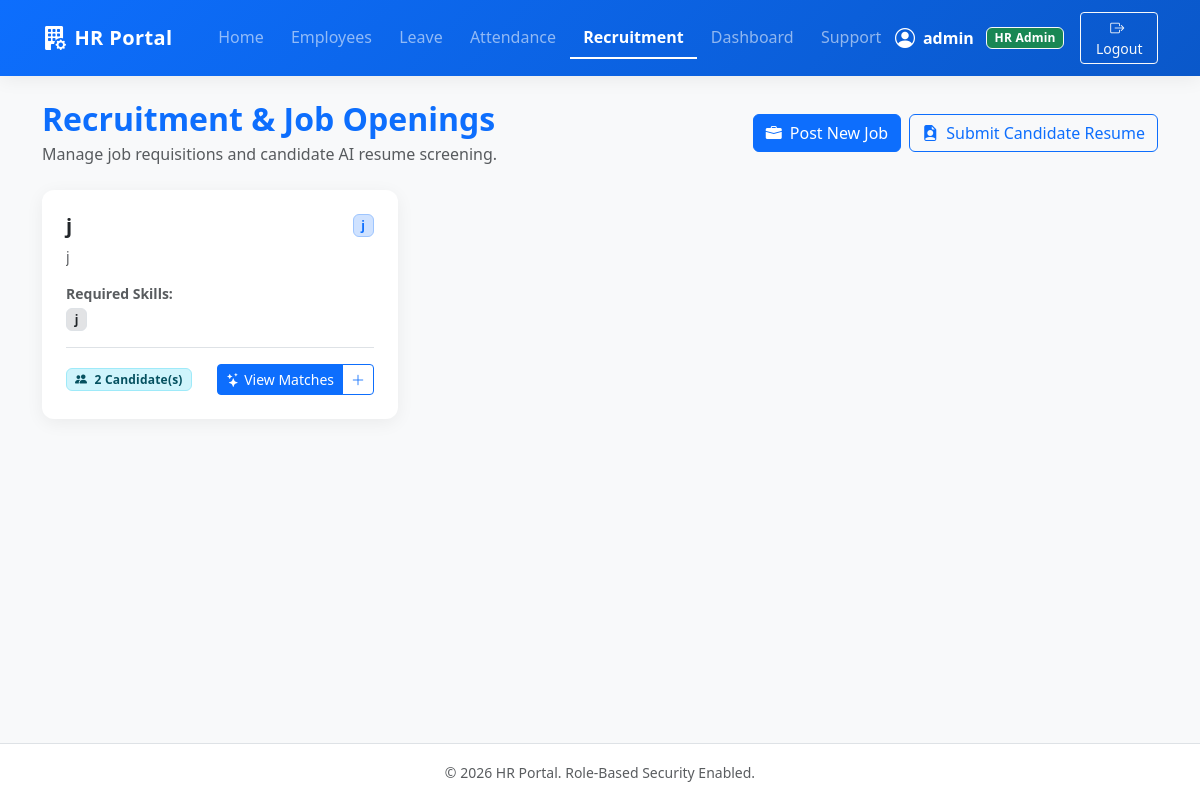
/recruitment (signed in), run on the app's committed database.
### models/user.py (models this page shows, shortened)
class User(UserMixin, db.Model):
    __tablename__ = 'users'
    id = db.Column(db.Integer, primary_key=True)
    username = db.Column(db.String(80), unique=True, nullable=False)
    email = db.Column(db.String(120), unique=True, nullable=False)
    password_hash = db.Column(db.String(255), nullable=False)
    role = db.Column(db.String(20), nullable=False, default='employee')  # 'hr' or 'employee'
    employee_id = db.Column(db.Integer, db.ForeignKey('employees.id'), nullable=True)

### models/job_posting.py (models this page shows, shortened)
class JobPosting(db.Model):
    __tablename__ = 'job_postings'
    id = db.Column(db.Integer, primary_key=True)
    title = db.Column(db.String(100), nullable=False)
    department = db.Column(db.String(80), nullable=True)
    required_skills = db.Column(db.String(255), nullable=True)  # e.g., "Python, Flask, SQL, HTML"
    description = db.Column(db.Text, nullable=False)
    candidates = db.relationship('Candidate', backref='job_posting', lazy=True, cascade='all, delete-orphan')
    @property
    def skills_list(self):
        if self.required_skills:
            return [skill.strip() for skill in self.required_skills.split(',') if skill.strip()]
        return []

### app.py (the view)
    @app.route('/recruitment')
    @hr_required
    def list_jobs():
        jobs = JobPosting.query.order_by(JobPosting.id.desc()).all()
        return render_template('recruitment/jobs.html', jobs=jobs)

### templates/recruitment/jobs.html (shortened to what this page needs)
{% extends "base.html" %}
{% block content %}
<div class="d-flex justify-content-between align-items-center mb-4">
    <div>
        <h2 class="fw-bold text-primary mb-1">Recruitment & Job Openings</h2>
        <p class="text-muted mb-0">Manage job requisitions and candidate AI resume screening.</p>
    </div>
    <div class="d-flex gap-2">
        <a href="{{ url_for('add_job') }}" class="btn btn-primary d-flex align-items-center gap-2">
            <i class="bi bi-briefcase-fill"></i>
            <span>Post New Job</span>
        </a>
        <a href="{{ url_for('add_candidate') }}" class="btn btn-outline-primary d-flex align-items-center gap-2">
            <i class="bi bi-file-earmark-person-fill"></i>
            <span>Submit Candidate Resume</span>
        </a>
    </div>
</div>
{% if jobs %}
<div class="row g-4">
    {% for job in jobs %}
    <div class="col-md-6 col-lg-4">
        <div class="card h-100 border-0 shadow-sm">
            <div class="card-body p-4 d-flex flex-column">
                <div class="d-flex justify-content-between align-items-start mb-2">
                    <h5 class="fw-bold text-dark mb-0">{{ job.title }}</h5>
                    <span class="badge bg-primary-subtle text-primary border border-primary-subtle">
                        {{ job.department or 'General' }}
                    </span>
                </div>
                <div class="text-muted small mb-3 text-truncate-2" style="max-height: 48px; overflow: hidden;">
                    {{ job.description }}
                </div>
                <div class="mb-3">
                    <small class="fw-semibold text-muted d-block mb-1">Required Skills:</small>
                    {% if job.skills_list %}
                        <div class="d-flex flex-wrap gap-1">
                            {% for skill in job.skills_list %}
                                <span class="badge bg-secondary-subtle text-dark border small">{{ skill }}</span>
                            {% endfor %}
                        </div>
                    {% else %}
                        <span class="text-muted small">No specific skills listed</span>
                    {% endif %}
                </div>
                <div class="mt-auto border-top pt-3 d-flex justify-content-between align-items-center">
                    <span class="badge bg-info-subtle text-info-emphasis border border-info-subtle px-2 py-1">
                        <i class="bi bi-people-fill me-1"></i> {{ job.candidates | length }} Candidate(s)
                    </span>
                    <div class="btn-group btn-group-sm">
                        <a href="{{ url_for('job_matches', id=job.id) }}" class="btn btn-primary d-flex align-items-center gap-1" title="View AI Candidate Matches">
                            <i class="bi bi-stars"></i> View Matches
                        </a>
                        <a href="{{ url_for('add_candidate', job_id=job.id) }}" class="btn btn-outline-primary" title="Add Candidate">
                            <i class="bi bi-plus-lg"></i>
                        </a>
                    </div>
                </div>
            </div>
        </div>
    </div>
    {% endfor %}
</div>
{% endif %}
{% endblock %}

### templates/base.html (shortened to what this page needs)
<!DOCTYPE html>
<html lang="en">
<head>
    <link href="https://cdn.jsdelivr.net/npm/bootstrap@5.3.3/dist/css/bootstrap.min.css" rel="stylesheet">
    <link href="https://cdn.jsdelivr.net/npm/bootstrap-icons@1.11.3/font/bootstrap-icons.min.css" rel="stylesheet">
    <link rel="stylesheet" href="{{ url_for('static', filename='css/style.css') }}">
</head>
<body>
    <nav class="navbar navbar-expand-lg navbar-dark bg-primary shadow-sm">
        <div class="container">
            <a class="navbar-brand d-flex align-items-center gap-2" href="{{ url_for('index') }}">
                <i class="bi bi-building-fill-gear fs-4"></i>
                <span>HR Portal</span>
            </a>
            <div class="collapse navbar-collapse" id="navbarNav">
                <ul class="navbar-nav me-auto ms-lg-3">
                    {% if current_user.is_authenticated %}
                        <li class="nav-item">
                            <a class="nav-link {% if request.endpoint == 'index' %}active{% endif %}" href="{{ url_for('index') }}">Home</a>
                        </li>
                        {% if current_user.role == 'hr' %}
                            <li class="nav-item">
                                <a class="nav-link {% if request.endpoint in ['list_employees', 'add_employee', 'edit_employee'] %}active{% endif %}" href="{{ url_for('list_employees') }}">Employees</a>
                            </li>
                            <li class="nav-item">
                                <a class="nav-link {% if request.endpoint in ['list_leaves', 'apply_leave'] %}active{% endif %}" href="{{ url_for('list_leaves') }}">Leave</a>
                            </li>
                            <li class="nav-item">
                                <a class="nav-link {% if request.endpoint in ['list_attendance', 'mark_attendance'] %}active{% endif %}" href="{{ url_for('list_attendance') }}">Attendance</a>
                            </li>
                            <li class="nav-item">
                                <a class="nav-link {% if request.endpoint in ['list_jobs', 'add_job', 'job_details', 'add_candidate', 'job_matches'] %}active{% endif %}" href="{{ url_for('list_jobs') }}">Recruitment</a>
                            </li>
                            <li class="nav-item">
                                <a class="nav-link {% if request.endpoint == 'dashboard' %}active{% endif %}" href="{{ url_for('dashboard') }}">Dashboard</a>
                            </li>
                            <li class="nav-item">
                                <a class="nav-link {% if request.endpoint in ['list_tickets', 'create_ticket'] %}active{% endif %}" href="{{ url_for('list_tickets') }}">Support</a>
                            </li>
                        {% endif %}
                    {% endif %}
                </ul>
                <ul class="navbar-nav ms-auto align-items-center gap-2">
                    {% if current_user.is_authenticated %}
                        <li class="nav-item d-flex align-items-center gap-2 text-white">
                            <i class="bi bi-person-circle fs-5"></i>
                            <span class="fw-bold me-1">{{ current_user.username }}</span>
                            {% if current_user.role == 'hr' %}
                                <span class="badge bg-success text-white border border-light">HR Admin</span>
                            {% else %}
                                <span class="badge bg-warning text-dark border border-light">Employee</span>
                            {% endif %}
                        </li>
                        <li class="nav-item">
                            <a href="{{ url_for('logout') }}" class="btn btn-outline-light btn-sm ms-2">
                                <i class="bi bi-box-arrow-right me-1"></i> Logout
                            </a>
                        </li>
                    {% else %}
                        <li class="nav-item">
                            <a href="{{ url_for('login') }}" class="btn btn-light btn-sm text-primary fw-bold px-3">
                                <i class="bi bi-box-arrow-in-right me-1"></i> Sign In
                            </a>
                        </li>
                    {% endif %}
                </ul>
            </div>
        </div>
    </nav>
    <main class="container my-4">
        {% block content %}
        {% endblock %}
    </main>
    <footer class="py-3 border-top text-center text-muted">
        <div class="container">
            <small>&copy; 2026 HR Portal. Role-Based Security Enabled.</small>
        </div>
    </footer>
</body>
</html>

### static/css/style.css (style rules this page uses)
:root { --primary-color: #0d6efd; --primary-dark: #0a58ca; --primary-light: #e7f1ff; --secondary-bg: #f8f9fa; --card-border-radius: 12px; --card-shadow: 0 4px 18px rgba(0, 0, 0, 0.06); --hover-shadow: 0 8px 25px rgba(13, 110, 253, 0.12); }
body { background-color: var(--secondary-bg); font-family: 'Segoe UI', system-ui, -apple-system, BlinkMacSystemFont, Roboto, sans-serif; color: #212529; min-height: 100vh; display: flex; flex-direction: column; -webkit-font-smoothing: antialiased; }
main { flex: 1; }
.navbar { padding-top: 0.75rem; padding-bottom: 0.75rem; background: linear-gradient(135deg, #0d6efd 0%, #0a58ca 100%) !important; }
.navbar-brand { font-size: 1.25rem; font-weight: 700; letter-spacing: 0.4px; }
.nav-link { font-weight: 500; padding-left: 0.85rem !important; padding-right: 0.85rem !important; transition: color 0.15s ease-in-out; }
.nav-link.active { font-weight: 600; border-bottom: 2px solid #ffffff; }
.card { border-radius: var(--card-border-radius); transition: transform 0.2s ease, box-shadow 0.2s ease; }
.shadow-sm { box-shadow: var(--card-shadow) !important; }
.badge { font-weight: 600; letter-spacing: 0.2px; }
footer { background-color: #ffffff; border-top: 1px solid #e9ecef; }

### data on the page
User: username "admin"
JobPosting: title "j", department "j", description "j", skills_list "j", candidates|length "2"
